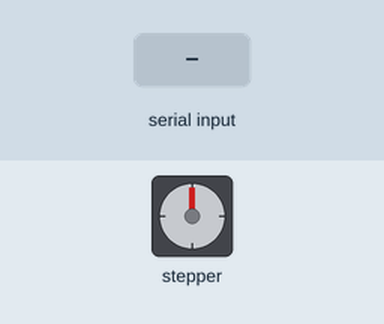
Recording of a sketch running on a simulated Arduino Uno, built with avr-gcc and run on an emulated ATmega328P. Parts: stepper motor. Wiring (inferred from the names in the program): stepper motor driver (200 steps per turn assumed): step pin 2; direction pin 5. Inputs (shaded band) come from the test bench.

Above: at 1.2 s.
1.3 s: "0" received over Serial
At 2.1 s:
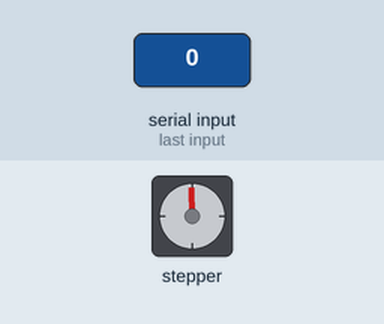
2.8 s: "1" received over Serial
At 3.2 s:
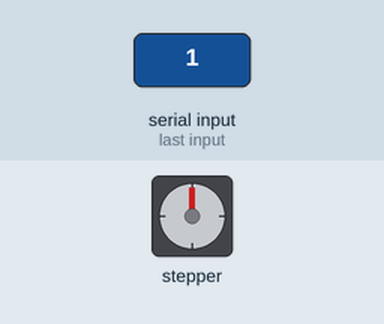
Timing chart, 0 to 5.8 s (numbered marks = the images above; inputs shaded):
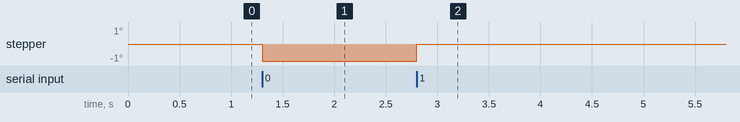

The sketch:

slow.ino
```cpp
void setup() {
 pinMode(2, OUTPUT); // pulse
 pinMode(5, OUTPUT); // direction
 Serial.begin(9600);
}

int incoming;

void loop() {
 while (Serial.available()) {
   incoming = Serial.read();
   if (incoming == '1') {
     digitalWrite(5, HIGH);
   } else if (incoming == '0') {
     digitalWrite(5, LOW);
   } else {
     // skip the pulse step
     return;
   }

   // Pulse pin #2
   digitalWrite(2, HIGH);
   digitalWrite(2, LOW);
 }
}
```
